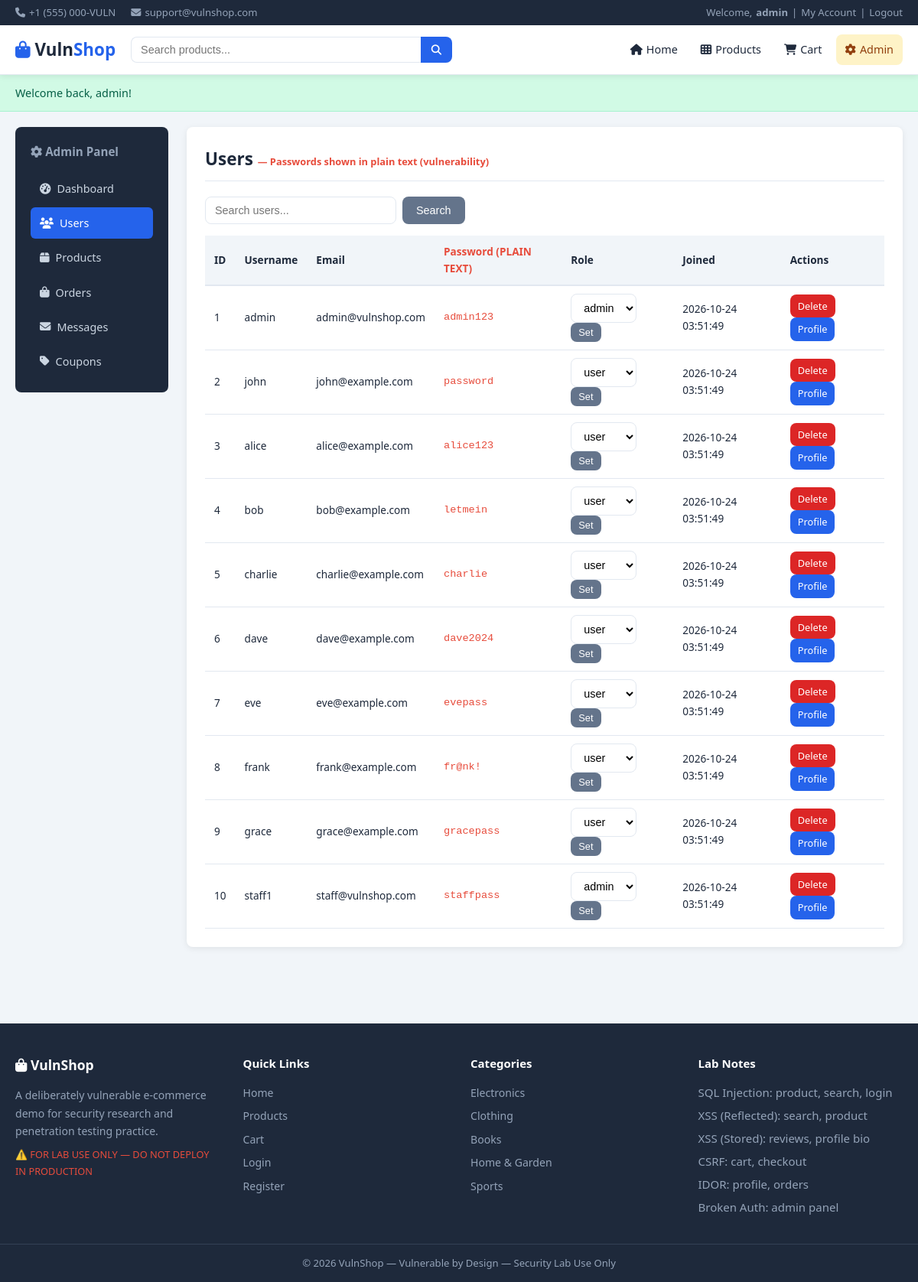
Page /admin/index.php?section=users (signed in) on the committed database.
### tables this page shows
CREATE TABLE IF NOT EXISTS users (
    id           INT AUTO_INCREMENT PRIMARY KEY,
    username     VARCHAR(100) NOT NULL,
    password     VARCHAR(255) NOT NULL,
    email        VARCHAR(255) NOT NULL,
    full_name    VARCHAR(255),
    address      TEXT,
    phone        VARCHAR(30),
    role         VARCHAR(20)  DEFAULT 'user',
    bio          TEXT,
    avatar       VARCHAR(255) DEFAULT 'default.png',
    reset_token  VARCHAR(64)  DEFAULT NULL,
    reset_expiry DATETIME     DEFAULT NULL,
    created_at   DATETIME     DEFAULT CURRENT_TIMESTAMP
);

### includes/db.php (called while the page is built, shortened)
<?php
$conn = mysqli_connect(DB_HOST, DB_USER, DB_PASS, DB_NAME);
function db_query($sql) {
    global $conn;
    $result = mysqli_query($conn, $sql);
    return $result;
}
function db_fetch_all($sql) {
    $result = db_query($sql);
    $rows = [];
    while ($row = mysqli_fetch_assoc($result)) {
        $rows[] = $row;
    }
    return $rows;
}
?>

### admin/index.php (the view, shortened to what this page needs)
<?php
require_once '../includes/header.php';
$section = isset($_GET['section']) ? $_GET['section'] : 'dashboard';
?>
<div class="admin-layout">
    <aside class="admin-sidebar">
        <h3><i class="fas fa-cog"></i> Admin Panel</h3>
        <nav class="admin-nav">
            <a href="?section=dashboard"  class="<?php echo $section=='dashboard'?'active':''; ?>"><i class="fas fa-tachometer-alt"></i> Dashboard</a>
            <a href="?section=users"      class="<?php echo $section=='users'?'active':''; ?>"><i class="fas fa-users"></i> Users</a>
            <a href="?section=products"   class="<?php echo $section=='products'?'active':''; ?>"><i class="fas fa-box"></i> Products</a>
            <a href="?section=orders"     class="<?php echo $section=='orders'?'active':''; ?>"><i class="fas fa-shopping-bag"></i> Orders</a>
            <a href="?section=messages"   class="<?php echo $section=='messages'?'active':''; ?>"><i class="fas fa-envelope"></i> Messages</a>
            <a href="?section=coupons"    class="<?php echo $section=='coupons'?'active':''; ?>"><i class="fas fa-tag"></i> Coupons</a>
        </nav>
    </aside>
    <div class="admin-content">
    <?php if ($section === 'dashboard'): ?>
        <h2>Dashboard</h2>
        <?php
        $user_count    = db_fetch_one("SELECT COUNT(*) as c FROM users")['c'];
        $product_count = db_fetch_one("SELECT COUNT(*) as c FROM products")['c'];
        $order_count   = db_fetch_one("SELECT COUNT(*) as c FROM orders")['c'];
        $revenue       = db_fetch_one("SELECT SUM(total) as t FROM orders")['t'];
        $review_count  = db_fetch_one("SELECT COUNT(*) as c FROM reviews")['c'];
        $msg_count     = db_fetch_one("SELECT COUNT(*) as c FROM messages")['c'];
        ?>
        <div class="dash-stats">
            <div class="stat-card"><i class="fas fa-users"></i><div><span><?php echo $user_count; ?></span><p>Users</p></div></div>
            <div class="stat-card"><i class="fas fa-box"></i><div><span><?php echo $product_count; ?></span><p>Products</p></div></div>
            <div class="stat-card"><i class="fas fa-shopping-bag"></i><div><span><?php echo $order_count; ?></span><p>Orders</p></div></div>
            <div class="stat-card"><i class="fas fa-dollar-sign"></i><div><span>$<?php echo number_format($revenue ?? 0, 2); ?></span><p>Revenue</p></div></div>
            <div class="stat-card"><i class="fas fa-star"></i><div><span><?php echo $review_count; ?></span><p>Reviews</p></div></div>
            <div class="stat-card"><i class="fas fa-envelope"></i><div><span><?php echo $msg_count; ?></span><p>Messages</p></div></div>
        </div>
        <div class="lab-hint" style="margin-top:20px">
            <h4><i class="fas fa-flask"></i> Admin Panel Vulnerabilities</h4>
            <ul>
                <li><strong>Broken Access Control:</strong> Register a new account with <code>role=admin</code> via Burp Suite, then access this page</li>
                <li><strong>SQLi Login Bypass:</strong> Use <code>admin'--</code> as username</li>
                <li><strong>Sensitive Exposure:</strong> Check Users tab — all passwords shown in plain text</li>
                <li><strong>Stored XSS:</strong> Check Messages tab — user input rendered raw</li>
            </ul>
        </div>
    <?php elseif ($section === 'users'): ?>
        <h2>Users
            <small style="color:#e74c3c;font-size:0.8rem">— Passwords shown in plain text (vulnerability)</small>
        </h2>
        <?php
        $search = isset($_GET['search']) ? $_GET['search'] : '';
        if ($search) {
            $users = db_fetch_all("SELECT * FROM users WHERE username LIKE '%$search%' OR email LIKE '%$search%'");
        } else {
            $users = db_fetch_all("SELECT * FROM users ORDER BY id");
        }
        ?>
        <form method="GET" style="margin-bottom:15px;display:flex;gap:8px">
            <input type="text" name="search" class="form-control" style="width:250px"
                   value="<?php echo $search; ?>" placeholder="Search users...">
            <button class="btn btn-secondary">Search</button>
        </form>
        <div style="overflow-x:auto">
        <table class="admin-table">
            <thead>
                <tr>
                    <th>ID</th><th>Username</th><th>Email</th>
                    <th style="color:#e74c3c">Password (PLAIN TEXT)</th>
                    <th>Role</th><th>Joined</th><th>Actions</th>
                </tr>
            </thead>
            <tbody>
            <?php foreach ($users as $u): ?>
            <tr>
                <td><?php echo $u['id']; ?></td>
                <td><?php echo $u['username']; ?></td>
                <td><?php echo $u['email']; ?></td>
                <td style="color:#e74c3c;font-family:monospace"><?php echo $u['password']; ?></td>
                <td>
                    <form method="POST" style="display:inline">
                        <select name="new_role" class="form-control" style="width:auto;display:inline">
                            <option <?php echo $u['role']=='user'?'selected':''; ?>>user</option>
                            <option <?php echo $u['role']=='admin'?'selected':''; ?>>admin</option>
                        </select>
                        <button type="submit" name="change_role" class="btn btn-sm btn-secondary">Set</button>
                    </form>
                </td>
                <td><?php echo $u['created_at']; ?></td>
                <td>
                    <a href="?section=users&delete_user=<?php echo $u['id']; ?>"
                       onclick="return confirm('Delete user <?php echo $u['username']; ?>?')"
                       class="btn btn-sm btn-danger">Delete</a>
                    <a href="/vuln-shop/profile.php?id=<?php echo $u['id']; ?>" class="btn btn-sm btn-primary">Profile</a>
                </td>
            </tr>
            <?php endforeach; ?>
            </tbody>
        </table>
        </div>
    <?php endif; ?>
    </div>
</div>
<?php require_once '../includes/footer.php'; ?>

### includes/header.php (shortened to what this page needs)
<?php
require_once __DIR__ . '/db.php';
?>
<!DOCTYPE html>
<html lang="en">
<head>
    <link rel="stylesheet" href="/vuln-shop/css/style.css">
    <link rel="stylesheet" href="https://cdnjs.cloudflare.com/ajax/libs/font-awesome/6.4.0/css/all.min.css">
</head>
<body>
<div class="topbar">
    <div class="container">
        <span><i class="fas fa-phone"></i> +1 (555) 000-VULN</span>
        <span><i class="fas fa-envelope"></i> support@vulnshop.com</span>
        <span class="topbar-right">
            <?php if (isset($_SESSION['user_id'])): ?>
                Welcome, <strong><?php echo $_SESSION['username'];  ?></strong> |
                <a href="/vuln-shop/profile.php">My Account</a> |
                <a href="/vuln-shop/logout.php">Logout</a>
            <?php else: ?>
                <a href="/vuln-shop/login.php">Login</a> |
                <a href="/vuln-shop/register.php">Register</a>
            <?php endif; ?>
        </span>
    </div>
</div>
<nav class="navbar">
    <div class="container nav-inner">
        <a href="/vuln-shop/index.php" class="logo">
            <i class="fas fa-shopping-bag"></i> Vuln<span>Shop</span>
        </a>
        <div class="nav-search">
            <form action="/vuln-shop/search.php" method="GET">
                <input type="text" name="q"
                       placeholder="Search products..."
                       value="<?php echo isset($_GET['q']) ? $_GET['q'] : ''; ?>">
                <button type="submit"><i class="fas fa-search"></i></button>
            </form>
        </div>
        <div class="nav-links">
            <a href="/vuln-shop/index.php"><i class="fas fa-home"></i> Home</a>
            <a href="/vuln-shop/search.php"><i class="fas fa-th"></i> Products</a>
            <a href="/vuln-shop/cart.php">
                <i class="fas fa-shopping-cart"></i> Cart
            </a>
            <?php if (isset($_SESSION['role']) && $_SESSION['role'] === 'admin'): ?>
                <a href="/vuln-shop/admin/index.php" class="admin-link"><i class="fas fa-cog"></i> Admin</a>
            <?php endif; ?>
        </div>
    </div>
</nav>
<?php if (isset($_SESSION['flash_msg'])): ?>
    <div class="flash-msg flash-<?php echo $_SESSION['flash_type'] ?? 'info'; ?>">
        <div class="container">
            <?php echo $_SESSION['flash_msg']; unset($_SESSION['flash_msg']); unset($_SESSION['flash_type']); ?>
        </div>
    </div>
<?php endif; ?>
<main class="container main-content">

### includes/footer.php
</main>
<footer class="footer">
    <div class="container footer-grid">
        <div class="footer-col">
            <h3><i class="fas fa-shopping-bag"></i> VulnShop</h3>
            <p>A deliberately vulnerable e-commerce demo for security research and penetration testing practice.</p>
            <p style="color:#e74c3c;font-size:0.8rem;margin-top:8px;">
                ⚠️ FOR LAB USE ONLY — DO NOT DEPLOY IN PRODUCTION
            </p>
        </div>
        <div class="footer-col">
            <h4>Quick Links</h4>
            <ul>
                <li><a href="/vuln-shop/index.php">Home</a></li>
                <li><a href="/vuln-shop/search.php">Products</a></li>
                <li><a href="/vuln-shop/cart.php">Cart</a></li>
                <li><a href="/vuln-shop/login.php">Login</a></li>
                <li><a href="/vuln-shop/register.php">Register</a></li>
            </ul>
        </div>
        <div class="footer-col">
            <h4>Categories</h4>
            <ul>
                <li><a href="/vuln-shop/search.php?category=1">Electronics</a></li>
                <li><a href="/vuln-shop/search.php?category=2">Clothing</a></li>
                <li><a href="/vuln-shop/search.php?category=3">Books</a></li>
                <li><a href="/vuln-shop/search.php?category=4">Home &amp; Garden</a></li>
                <li><a href="/vuln-shop/search.php?category=5">Sports</a></li>
            </ul>
        </div>
        <div class="footer-col">
            <h4>Lab Notes</h4>
            <ul>
                <li>SQL Injection: product, search, login</li>
                <li>XSS (Reflected): search, product</li>
                <li>XSS (Stored): reviews, profile bio</li>
                <li>CSRF: cart, checkout</li>
                <li>IDOR: profile, orders</li>
                <li>Broken Auth: admin panel</li>
            </ul>
        </div>
    </div>
    <div class="footer-bottom">
        <div class="container">
            <p>&copy; 2026 VulnShop &mdash; Vulnerable by Design &mdash; Security Lab Use Only</p>
        </div>
    </div>
</footer>
</body>
</html>

### rows in the picture
users: id "1", username "admin", email "admin@vulnshop.com", password "admin123", new_role "admin", created_at "2026-10-24 03:51:49"
users: id "2", username "john", email "john@example.com", password "password", new_role "user", created_at "2026-10-24 03:51:49"
users: id "3", username "alice", email "alice@example.com", password "alice123", new_role "user", created_at "2026-10-24 03:51:49"
users: id "4", username "bob", email "bob@example.com", password "letmein", new_role "user", created_at "2026-10-24 03:51:49"
users: id "5", username "charlie", email "charlie@example.com", password "charlie", new_role "user", created_at "2026-10-24 03:51:49"
users: id "6", username "dave", email "dave@example.com", password "dave2024", new_role "user", created_at "2026-10-24 03:51:49"
users: id "7", username "eve", email "eve@example.com", password "evepass", new_role "user", created_at "2026-10-24 03:51:49"
users: id "8", username "frank", email "frank@example.com", password "fr@nk!", new_role "user", created_at "2026-10-24 03:51:49"
users: id "9", username "grace", email "grace@example.com", password "gracepass", new_role "user", created_at "2026-10-24 03:51:49"
users: id "10", username "staff1", email "staff@vulnshop.com", password "staffpass", new_role "admin", created_at "2026-10-24 03:51:49"

### other values in the picture
$_SESSION['username'] "admin"
$_SESSION['flash_msg'] "Welcome back, admin!"
